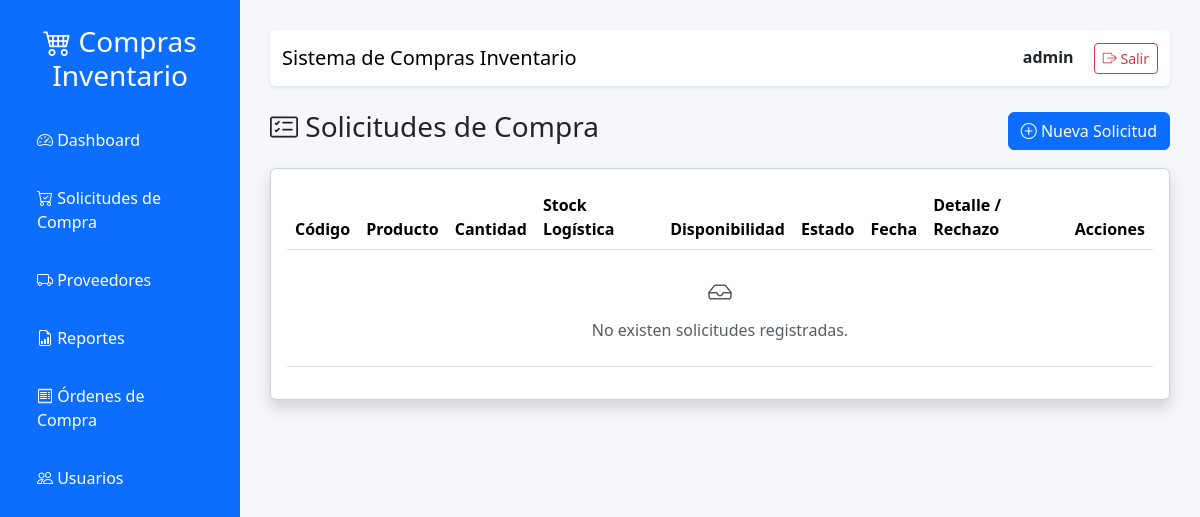
Page /solicitudes/ (signed in) on the earlier database version.
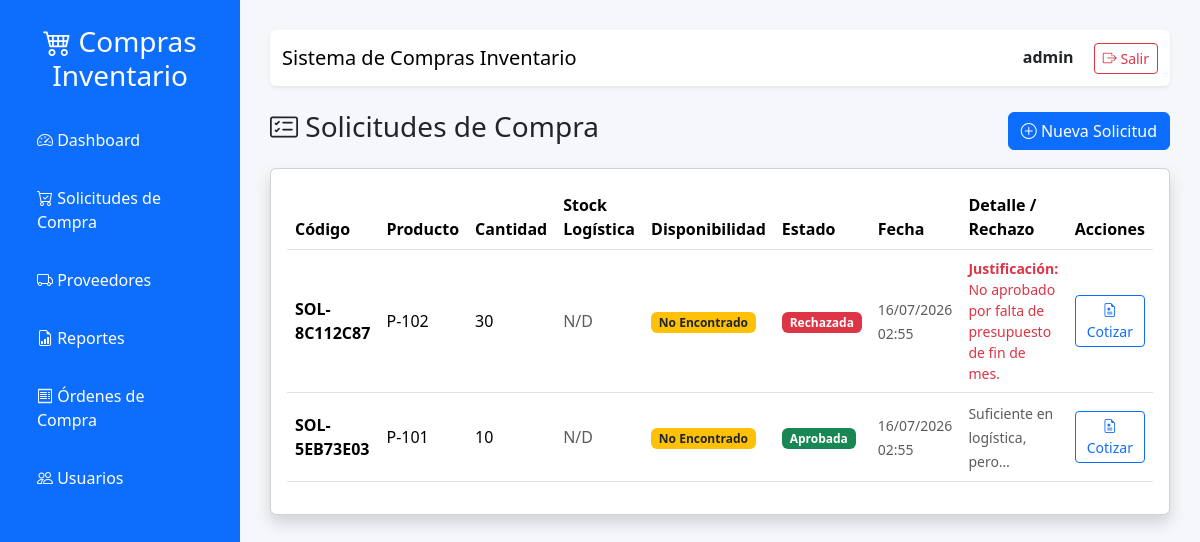
Same page on the later database version.
### Compras_APP/models.py (models this page shows, shortened)
class SolicitudCompra(models.Model):
    ESTADO_PENDIENTE = "PENDIENTE"
    ESTADO_APROBADA = "APROBADA"
    ESTADO_RECHAZADA = "RECHAZADA"
    ESTADOS = [
        (ESTADO_PENDIENTE, 'Pendiente'),
        (ESTADO_APROBADA, 'Aprobada'),
        (ESTADO_RECHAZADA, 'Rechazada'),
    ]
    codigo = models.CharField(
        max_length=20,
        unique=True,
        editable=False
    )
    justificacion = models.TextField(blank=True, default="")
    producto = models.CharField(max_length=150)
    descripcion = models.TextField(blank=True)
    cantidad = models.PositiveIntegerField()
    solicitante = models.ForeignKey(
        Usuario,
        on_delete=models.CASCADE
    )
    fecha_registro = models.DateTimeField(
        auto_now_add=True
    )
    estado = models.CharField(
        max_length=15,
        choices=ESTADOS,
        default="PENDIENTE"
    )

### Compras_APP/views.py (the view)
@login_required
def lista_solicitudes(request):
    solicitudes = SolicitudCompra.objects.order_by("-fecha_registro")
    from .utils import consultar_existencias_api
    for sol in solicitudes:
        info_stock = consultar_existencias_api(sol.producto)
        if info_stock:
            sol.stock_logistica = info_stock.get("stock_total", 0)
            sol.stock_bodega = info_stock.get("stock_bodega", 0)
            sol.stock_percha = info_stock.get("stock_percha", 0)
            sol.disponibilidad = "Suficiente" if sol.stock_logistica >= sol.cantidad else "Insuficiente"
            sol.producto_existe = True
        else:
            sol.stock_logistica = 0
            sol.disponibilidad = "No encontrado en Logística"
            sol.producto_existe = False
    es_gestor = request.user.groups.filter(name__in=["Administrador", "Encargado de Compras"]).exists() or request.user.is_superuser
    return render(
        request,
        "solicitudes/lista.html",
        {
            "solicitudes": solicitudes,
            "es_gestor": es_gestor
        }
    )

### Compras_APP/templates/solicitudes/lista.html (shortened to what this page needs)
{% extends "base.html" %}
{% block content %}
<div class="d-flex justify-content-between align-items-center mb-3">
    <h3>
        <i class="bi bi-card-checklist"></i>
        Solicitudes de Compra
    </h3>
    <a href="{% url 'crear_solicitud' %}" class="btn btn-primary">
        <i class="bi bi-plus-circle"></i>
        Nueva Solicitud
    </a>
</div>
<div class="card shadow">
    <div class="card-body">
        <div class="table-responsive">
            <table class="table table-hover align-middle">
                <thead>
                    <tr>
                        <th>Código</th>
                        <th>Producto</th>
                        <th>Cantidad</th>
                        <th>Stock Logística</th>
                        <th>Disponibilidad</th>
                        <th>Estado</th>
                        <th>Fecha</th>
                        <th>Detalle / Rechazo</th>
                        <th class="text-end">Acciones</th>
                    </tr>
                </thead>
                <tbody>
                {% for solicitud in solicitudes %}
                    <tr>
                        <td><strong>{{ solicitud.codigo }}</strong></td>
                        <td>{{ solicitud.producto }}</td>
                        <td>{{ solicitud.cantidad }}</td>
                        <td>
                            {% if solicitud.producto_existe %}
                                <span class="badge bg-secondary">{{ solicitud.stock_logistica }} u.</span>
                            {% else %}
                                <span class="text-muted">N/D</span>
                            {% endif %}
                        </td>
                        <td>
                            {% if not solicitud.producto_existe %}
                                <span class="badge bg-warning text-dark">No Encontrado</span>
                            {% elif solicitud.disponibilidad == "Suficiente" %}
                                <span class="badge bg-success"><i class="bi bi-check-circle"></i> Suficiente</span>
                            {% else %}
                                <span class="badge bg-danger"><i class="bi bi-exclamation-triangle"></i> Insuficiente</span>
                            {% endif %}
                        </td>
                        <td>
                            {% if solicitud.estado == "PENDIENTE" %}
                                <span class="badge bg-warning text-dark">Pendiente</span>
                            {% elif solicitud.estado == "APROBADA" %}
                                <span class="badge bg-success">Aprobada</span>
                            {% elif solicitud.estado == "RECHAZADA" %}
                                <span class="badge bg-danger">Rechazada</span>
                            {% endif %}
                        </td>
                        <td><small class="text-muted">{{ solicitud.fecha_registro|date:"d/m/Y H:i" }}</small></td>
                        <td>
                            {% if solicitud.estado == "RECHAZADA" and solicitud.justificacion %}
                                <div class="text-danger small" style="max-width: 200px;">
                                    <strong>Justificación:</strong> {{ solicitud.justificacion }}
                                </div>
                            {% else %}
                                <span class="text-muted small">{{ solicitud.descripcion|truncatechars:30|default:"Sin descripción" }}</span>
                            {% endif %}
                        </td>
                        <td class="text-end">
                            <div class="btn-group btn-group-sm">
                                <a href="{% url 'lista_cotizaciones' solicitud.id %}" class="btn btn-outline-primary" title="Ver Cotizaciones (HU-11)">
                                    <i class="bi bi-file-earmark-medical"></i> Cotizar
                                </a>
                            </div>
                        </td>
                    </tr>
                {% empty %}
                    <tr>
                        <td colspan="9" class="text-center py-4 text-muted">
                            <i class="bi bi-inbox fs-4 d-block mb-2"></i>
                            No existen solicitudes registradas.
                        </td>
                    </tr>
                {% endfor %}
                </tbody>
            </table>
        </div>
    </div>
</div>
{% endblock %}

### Compras_APP/templates/base.html (shortened to what this page needs)
{% load static %}
<!DOCTYPE html>
<html lang="es">
<head>
    <link href="https://cdn.jsdelivr.net/npm/bootstrap@5.3.7/dist/css/bootstrap.min.css" rel="stylesheet">
    <link rel="stylesheet"
          href="https://cdn.jsdelivr.net/npm/bootstrap-icons@1.13.1/font/bootstrap-icons.min.css">
    <link rel="stylesheet" href="{% static 'css/styles.css' %}">
</head>
<body>
<div class="wrapper">
    <aside class="sidebar">
        <h3 class="text-center mb-4">
            <i class="bi bi-cart4"></i>
            Compras Inventario
        </h3>
        <a href="{% url 'dashboard' %}">
            <i class="bi bi-speedometer2"></i>
            Dashboard
        </a>
        <a href="{% url 'lista_solicitudes' %}">
            <i class="bi bi-cart-check"></i>
            Solicitudes de Compra
        </a>
        <a href="#">
            <i class="bi bi-truck"></i>
            Proveedores
        </a>
        <a href="#">
            <i class="bi bi-file-earmark-bar-graph"></i>
            Reportes
        </a>
        <a href="{% url 'lista_ordenes' %}">
    <i class="bi bi-receipt"></i>
    Órdenes de Compra
</a>
        {% if request.user.groups.all.0.name == "Administrador" %}
<a href="{% url 'usuarios' %}">
    <i class="bi bi-people"></i>
    Usuarios
</a>
{% endif %}
    </aside>
    <main class="content">
        <nav class="navbar navbar-light bg-white shadow-sm rounded mb-4">
            <div class="container-fluid">
                <span class="navbar-brand">
                    Sistema de Compras Inventario
                </span>
                <div>
                    <strong>{{ request.user.username }}</strong>
                    <a href="{% url 'logout' %}"
                       class="btn btn-outline-danger btn-sm ms-3">
                        <i class="bi bi-box-arrow-right"></i>
                        Salir
                    </a>
                </div>
            </div>
        </nav>
        {% block content %}
        {% endblock %}
    </main>
</div>
</body>
</html>

### Compras_APP/static/css/styles.css (style rules this page uses)
body { margin:0; font-family:Segoe UI, sans-serif; background:#f5f7fa; }
.wrapper { display:flex; min-height:100vh; }
.sidebar { width:240px; background:#0d6efd; color:white; padding:25px; }
.sidebar h3 { color:white; }
.sidebar a { display:block; color:white; text-decoration:none; padding:12px; border-radius:10px; margin-bottom:10px; }
.content { flex:1; padding:30px; background:#f5f7fa; }

Differences in the rows shown:
added SolicitudCompra: codigo "SOL-8C112C87", producto "P-102", cantidad "30", shows "N/D", shows "No Encontrado", estado "Rechazada", fecha_registro "16/07/2026 02:55", justificacion "No aprobado por falta de presupuesto de fin de mes."
added SolicitudCompra: codigo "SOL-5EB73E03", producto "P-101", cantidad "10", shows "N/D", shows "No Encontrado", estado "Aprobada", fecha_registro "16/07/2026 02:55", descripcion "Suficiente en logística, pero…"
Other differences:
text no longer shown: "No existen solicitudes registradas."
